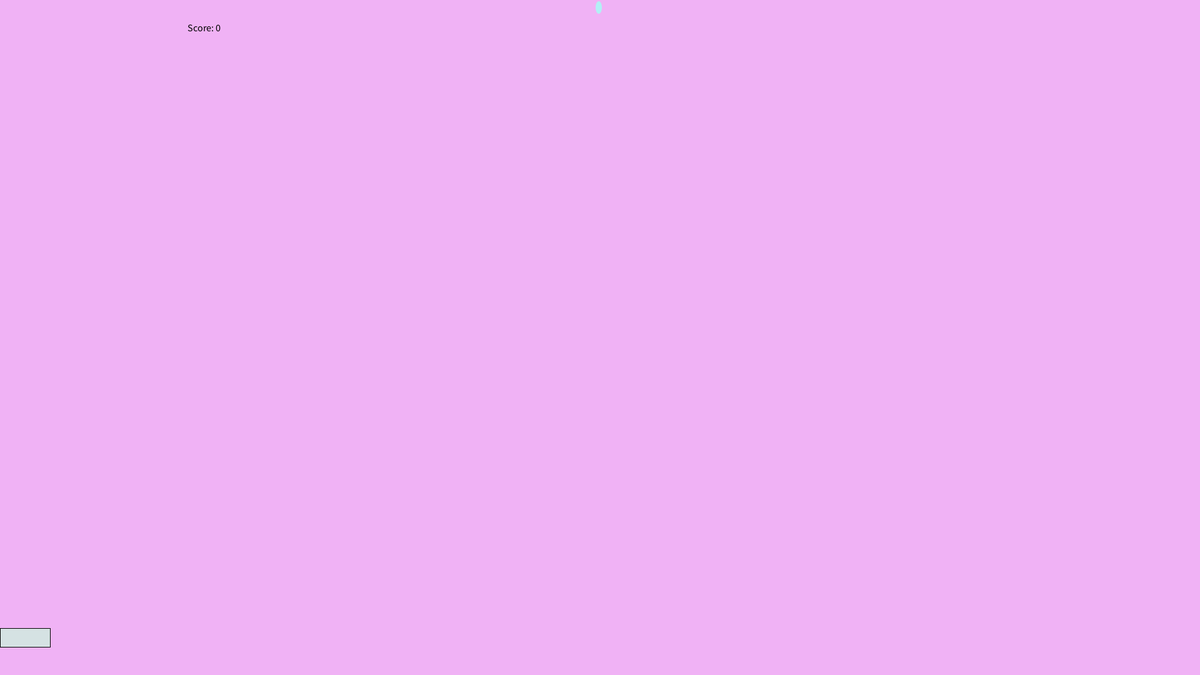
Frame 1 (no input)
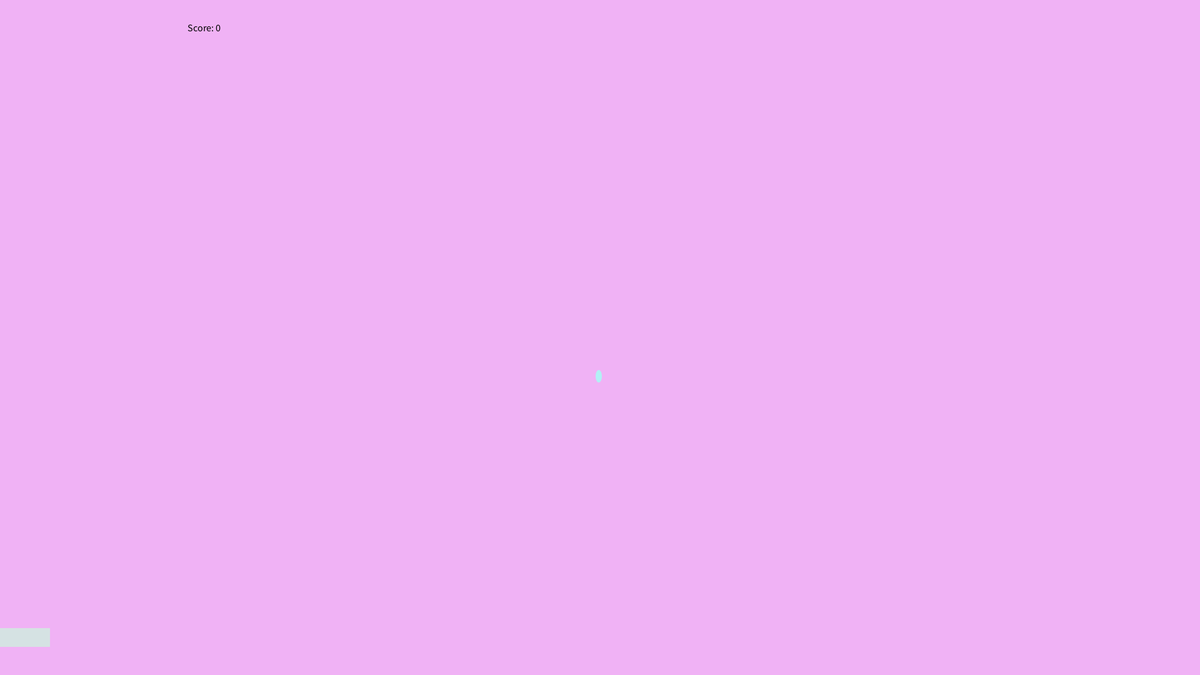
Frame 60 (the mouse pressed at the canvas centre just before this capture)
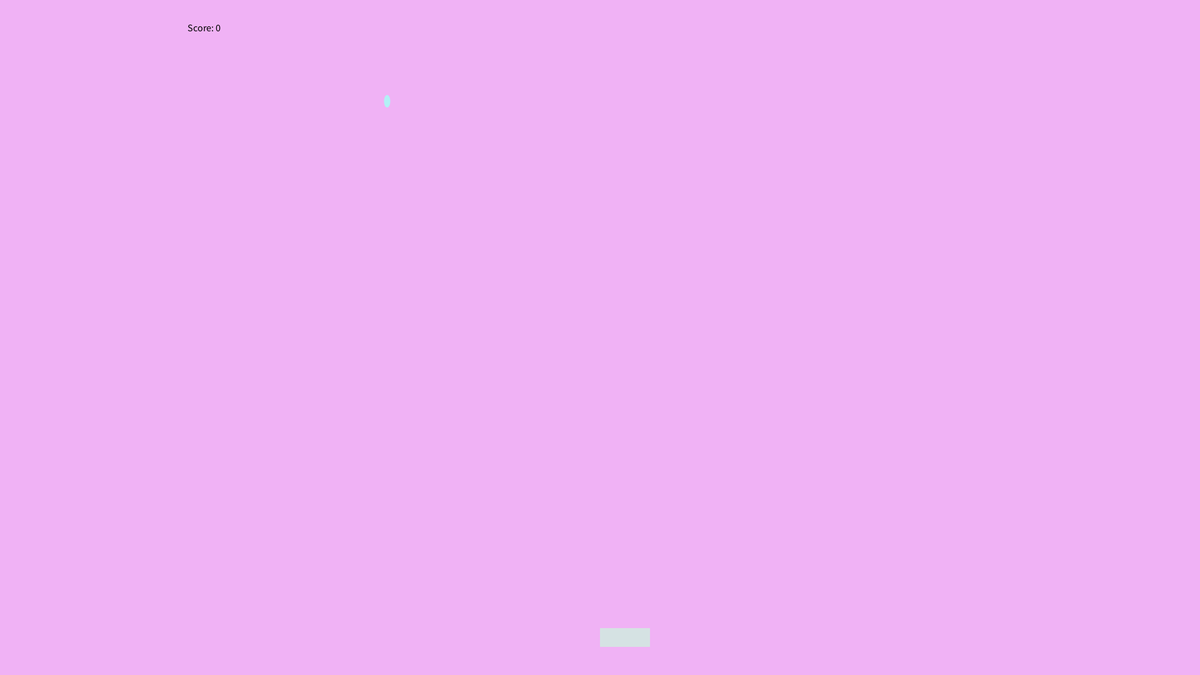
Frame 120 (the mouse held since frame 60 and released just before this capture)

The Processing sketch that drew these frames (run headless with seeded random() and noise(); from frame 60 on, the mouse is pressed at the canvas centre):

// Processing sketch: water_game
// ── water_game.pde
int YPos = 2;
float XPos = 958;
int score = 0;
void setup(){
  size(1920, 1080);
  background(#F0B2F5);

}
void draw(){
 background(#F0B2F5);
 fill(#D5E2E3);
 rect(mouseX, 1005, 80, 30);
 println(mouseX);
 println(mouseY);
 noStroke();
 fill(#B2F0F5);
 ellipse(XPos, YPos+=10, 10, 20);
      fill(0, 0, 0);
   textSize(16);
   text("Score: " + score, 300, 50);
 if (YPos>=1035){
   YPos = 2;
   XPos = random(958);
 }


 if (XPos>=mouseX && XPos<=mouseX+80 && YPos>=1005){
   score++;
   YPos = 2;
 }
 if (score==10){
   textSize(16);
   text("You win!", 50, 50);
 }


 
}
